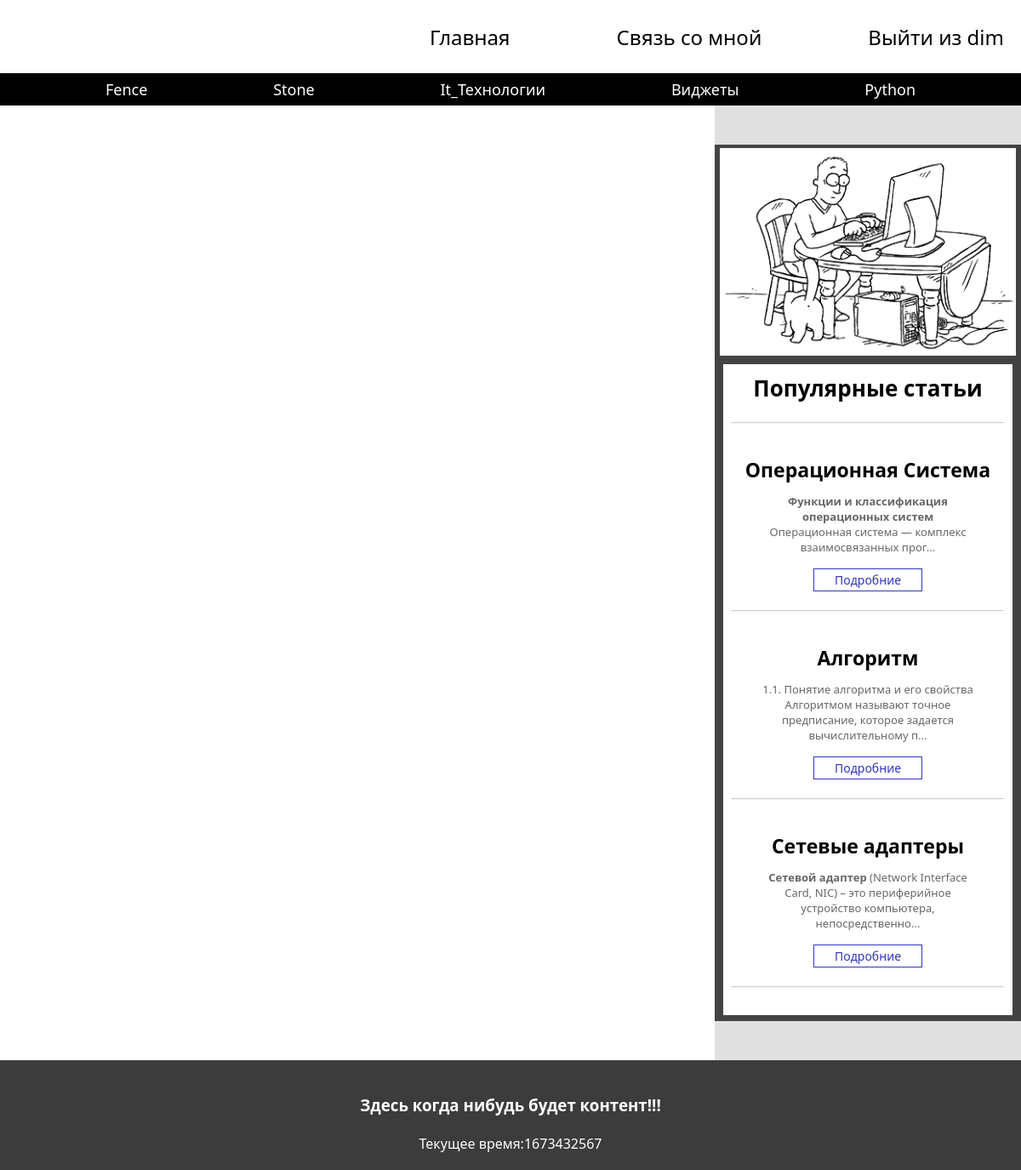
The app's page /categorie.php?id=1 (signed in) with its own data.
### tables this page shows
CREATE TABLE `articles_cat` (
  `id` int(11) UNSIGNED NOT NULL,
  `title` varchar(100) NOT NULL
);

CREATE TABLE `articles` (
  `id` int(11) UNSIGNED NOT NULL,
  `title` varchar(100) NOT NULL,
  `image` varchar(255) DEFAULT NULL,
  `text` text NOT NULL,
  `categorie_1` int(11) DEFAULT NULL,
  `pubdate` int(11) NOT NULL,
  `views` int(11) NOT NULL
);

### includ/db.php (called while the page is built, shortened)
<?php
    require "config.php";
    $mysqli = new mysqli(
        $config['db']['server'],
        $config['db']['username'],
        $config['db']['password'],
        $config['db']['name']
);
    $categories = mysqli_query($mysqli,"SELECT * FROM `articles_cat`");
    $articles_side = mysqli_query($mysqli,"SELECT * FROM `articles` ORDER BY `views` DESC LIMIT 3");
?>

### blocks/side.php (the view)
<aside>
            <div class="side">
            <div class="video-side">
                 <img src="./img/videoplayback.gif" width="348px"></img>
           </div>
           <div class="container-side">
                <h2>Популярные статьи</h2>
                <hr>
                <div class="views">
                    <?php
                    while($art = mysqli_fetch_assoc( $articles_side)){?>
                        <div class="view">
                            <h3><?php echo $art['title'];?></h3>
                            <p><?php echo mb_substr($art['text'],0,120,'utf-8').'...';?></p>
                            <a href="../articles.php?id=<?php echo $art['id']?>">Подробние</a>
                            <hr>
                        </div>
                        <?php };?>
                </div>
        </div>
    </div>
        </aside>

### blocks/header.php (shortened to what this page needs)
<?php require "includ/db.php"; ?>
<!DOCTYPE html>
<html lang="ru">
<head>
    <link rel="stylesheet" href="./css/style.css">
</head>
<body>
    <header>
        <nav>
            <label for="checkboxMenu">
                <ul class="menu touch">
                    <li class="logo"></li>
                    <li><a href="/">Главная</a></li>
                    <li><a href="about.php">Связь со мной</a></li>
                    <?php if ($_COOKIE['user'] == ''): ?>
                    <li><a href="login.php">Войти</a></li>
                    <?php else: ?>
                    <li><a href="../form/exit.php">Выйти из
                            <?php echo $_COOKIE['user']; ?>
                        </a></li>
                    <?php endif; ?>
                </ul>
            </label>
        </nav>
        <div class="bot-header">
            <div class="header-container">
                <?php while ($cats = mysqli_fetch_assoc($categories)) { ?>
                <a href="../categorie.php?id=<?php echo $cats['id'] ?>" class="categories">
                    <?php echo $cats['title']; ?>
                </a>
                <?php } ?>
            </div>
        </div>
    </header>

### css/style.css (style rules this page uses)
* { margin: 0; padding: 0; font-family: 'Segoe UI', Tahoma, Geneva, Verdana, sans-serif; }
body,html { overflow-x: hidden; background-color: rgb(224, 224, 224); }
header { background-color: #fff; }
nav { max-width: 1400px; width: 100%; margin: 0 auto; }
.menu { height: 86px; display: flex; justify-content: space-between; align-items: center; }
.menu li { list-style: none; padding: 10px 20px; }
.menu li a { text-decoration: none; color: #000; font-size: 24px; }
.logo { font-weight: bold; }
.logo:first-child { margin-right: 44%; }
.bot-header { background-color: #000; width: 100%; }
.header-container { height: 38px; max-width: 1100px; margin: 0 auto; align-items: center; display: flex; justify-content: space-around; align-items: center; }
.bot-header a { text-decoration: none; color: white; font-size: 18px; }
.side { width: 360px; background: rgba(0, 0, 0, 0.701); margin: 46px 0; border-bottom: 2px solid rgba(0, 0, 0, 0); }
.video-side { width: 360px; min-height: 170px; }
.video-side img { padding-left: 6px; padding-top: 4px; }
aside h2 { color: black; text-align: center; font-size: 26px; }
aside hr { margin: 22px 0; opacity: 0.5; }
.container-side { background-color: #fff; padding: 10px; width: 320px; margin: 5px auto; }
.view h3 { text-align: center; font-size: 23px; padding-top: 16px; }
.view p { text-align: center; font-size: 13px; color: rgba(0, 0, 0, 0.601); padding: 12px 26px; }
.view a { text-decoration: none; color: #3335c0; padding: 3px 2px; border: 1px solid #3335c0; display: block; text-align: center; margin: 4px 30%; font-size: 14px; }
@media screen and (max-width:1200px) { .logo:first-child { margin-right: 30%; } }

### records on screen
articles_cat: title "Fence"
articles_cat: title "Stone"
articles_cat: title "It_Технологии"
articles_cat: title "Виджеты"
articles_cat: title "Python"
articles: title "Операционная Система", text "Функции и классификация операционных систем Операционная система — комплекс взаимосвязанных прог"
articles: title "Алгоритм", text "1.1. Понятие алгоритма и его свойства Алгоритмом называют точное предписание, которое задается вычислительному п"
articles: title "Сетевые адаптеры", text "Сетевой адаптер (Network Interface Card, NIC) – это периферийное устройство компьютера, непосредственно"

### other values on screen
$_COOKIE['user'] "dim"
